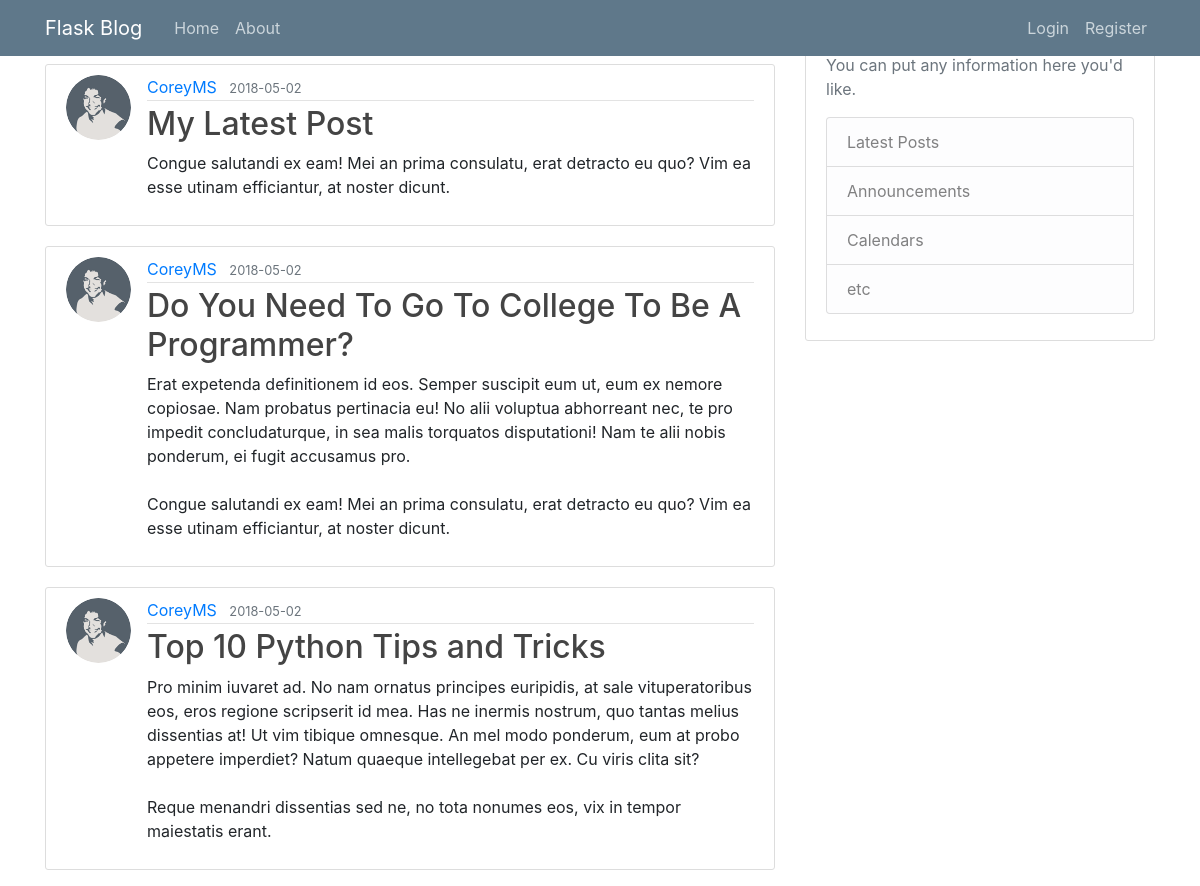
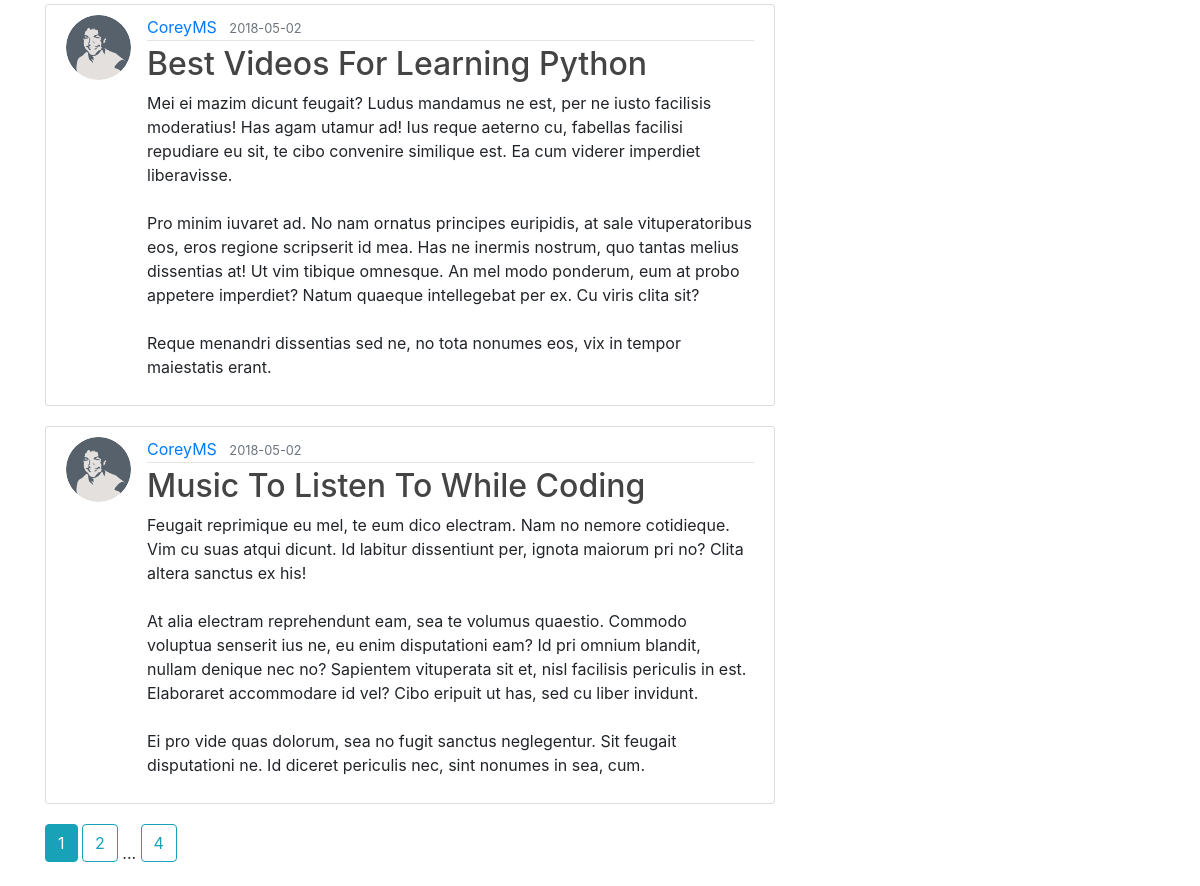
The app's page /user/CoreyMS with its own data (2 pictures, top to bottom).
### flaskblog/models.py (models this page shows, shortened)
class Post(db.Model):
    id = db.Column(db.Integer, primary_key=True)
    title = db.Column(db.String(100), nullable=False)
    date_posted = db.Column(db.DateTime, nullable=False, default=datetime.utcnow)
    content = db.Column(db.Text, nullable=False)
    user_id = db.Column(db.Integer, db.ForeignKey('user.id'), nullable=False)

class User(db.Model, UserMixin):
    id = db.Column(db.Integer, primary_key=True)
    username = db.Column(db.String(20), unique=True, nullable=False)
    email = db.Column(db.String(120), unique=True, nullable=False)
    image_file = db.Column(db.String(20), nullable=False, default='default.jpg')
    password = db.Column(db.String(60), nullable=False)
    posts = db.relationship('Post', backref='author', lazy=True)

### flaskblog/users/routes.py (the view)
@users.route("/user/<string:username>")
def user_posts(username):
    page = request.args.get('page', 1, type=int)
    user = User.query.filter_by(username=username).first_or_404()
    posts = Post.query.filter_by(author=user)\
        .order_by(Post.date_posted.desc())\
        .paginate(page=page, per_page=5)
    return render_template('user_posts.html', posts=posts, user=user)

### flaskblog/templates/user_posts.html
{% extends "layout.html" %}
{% block content %}
    <h1 class="mb-3">Posts by {{ user.username }} ({{ posts.total }})</h1>
    {% for post in posts.items %}
        <article class="media content-section">
          <img class="rounded-circle article-img" src="{{ url_for('static', filename='profile_pics/' + post.author.image_file) }}">
          <div class="media-body">
            <div class="article-metadata">
              <a class="mr-2" href="{{ url_for('users.user_posts', username=post.author.username) }}">{{ post.author.username }}</a>
              <small class="text-muted">{{ post.date_posted.strftime('%Y-%m-%d') }}</small>
            </div>
            <h2><a class="article-title" href="{{ url_for('posts.post', post_id=post.id) }}">{{ post.title }}</a></h2>
            <p class="article-content">{{ post.content }}</p>
          </div>
        </article>
    {% endfor %}
    {% for page_num in posts.iter_pages(left_edge=1, right_edge=1, left_current=1, right_current=2) %}
      {% if page_num %}
        {% if posts.page == page_num %}
          <a class="btn btn-info mb-4" href="{{ url_for('users.user_posts', username=user.username, page=page_num) }}">{{ page_num }}</a>
        {% else %}
          <a class="btn btn-outline-info mb-4" href="{{ url_for('users.user_posts', username=user.username, page=page_num) }}">{{ page_num }}</a>
        {% endif %}
      {% else %}
        ...
      {% endif %}
    {% endfor %}
{% endblock content %}

### records on screen
Post: image_file (picture), author.username "CoreyMS", date_posted "2018-05-02", title "My Latest Post", content "Congue salutandi ex eam! Mei an prima consulatu, erat detracto eu quo? Vim ea esse utinam efficiantur, at noster dicunt."
Post: image_file (picture), author.username "CoreyMS", date_posted "2018-05-02", title "Do You Need To Go To College To Be A Programmer?", content "Erat expetenda definitionem id eos. Semper suscipit eum ut, eum ex nemore copiosae. Nam probatus pertinacia eu! No alii voluptua abhorreant nec, te pro impedit concludaturque, in sea malis torquatos disputationi! Nam te alii nobis ponderum, ei fugit accusamus pro. Congue salutandi ex eam! Mei an prima consulatu, erat detracto eu quo? Vim ea esse utinam efficiantur, at noster dicunt."
Post: image_file (picture), author.username "CoreyMS", date_posted "2018-05-02", title "Top 10 Python Tips and Tricks", content "Pro minim iuvaret ad. No nam ornatus principes euripidis, at sale vituperatoribus eos, eros regione scripserit id mea. Has ne inermis nostrum, quo tantas melius dissentias at! Ut vim tibique omnesque. An mel modo ponderum, eum at probo appetere imperdiet? Natum quaeque intellegebat per ex. Cu viris clita sit? Reque menandri dissentias sed ne, no tota nonumes eos, vix in tempor maiestatis erant."
Post: image_file (picture), author.username "CoreyMS", date_posted "2018-05-02", title "Best Videos For Learning Python", content "Mei ei mazim dicunt feugait? Ludus mandamus ne est, per ne iusto facilisis moderatius! Has agam utamur ad! Ius reque aeterno cu, fabellas facilisi repudiare eu sit, te cibo convenire similique est. Ea cum viderer imperdiet liberavisse. Pro minim iuvaret ad. No nam ornatus principes euripidis, at sale vituperatoribus eos, eros regione scripserit id mea. Has ne inermis nostrum, quo tantas melius dissentias at! Ut vim tibique omnesque. An mel modo ponderum, eum at probo appetere imperdiet? Natum quaeque intellegebat per ex. Cu viris clita sit? Reque menandri dissentias sed ne, no tota nonumes eos, vix in tempor maiestatis erant."
Post: image_file (picture), author.username "CoreyMS", date_posted "2018-05-02", title "Music To Listen To While Coding", content "Feugait reprimique eu mel, te eum dico electram. Nam no nemore cotidieque. Vim cu suas atqui dicunt. Id labitur dissentiunt per, ignota maiorum pri no? Clita altera sanctus ex his! At alia electram reprehendunt eam, sea te volumus quaestio. Commodo voluptua senserit ius ne, eu enim disputationi eam? Id pri omnium blandit, nullam denique nec no? Sapientem vituperata sit et, nisl facilisis periculis in est. Elaboraret accommodare id vel? Cibo eripuit ut has, sed cu liber invidunt. Ei pro vide quas dolorum, sea no fugit sanctus neglegentur. Sit feugait disputationi ne. Id diceret periculis nec, sint nonumes in sea, cum."

### other values on screen
{{ page_num }} "1"
{{ page_num }} "2" "4"
